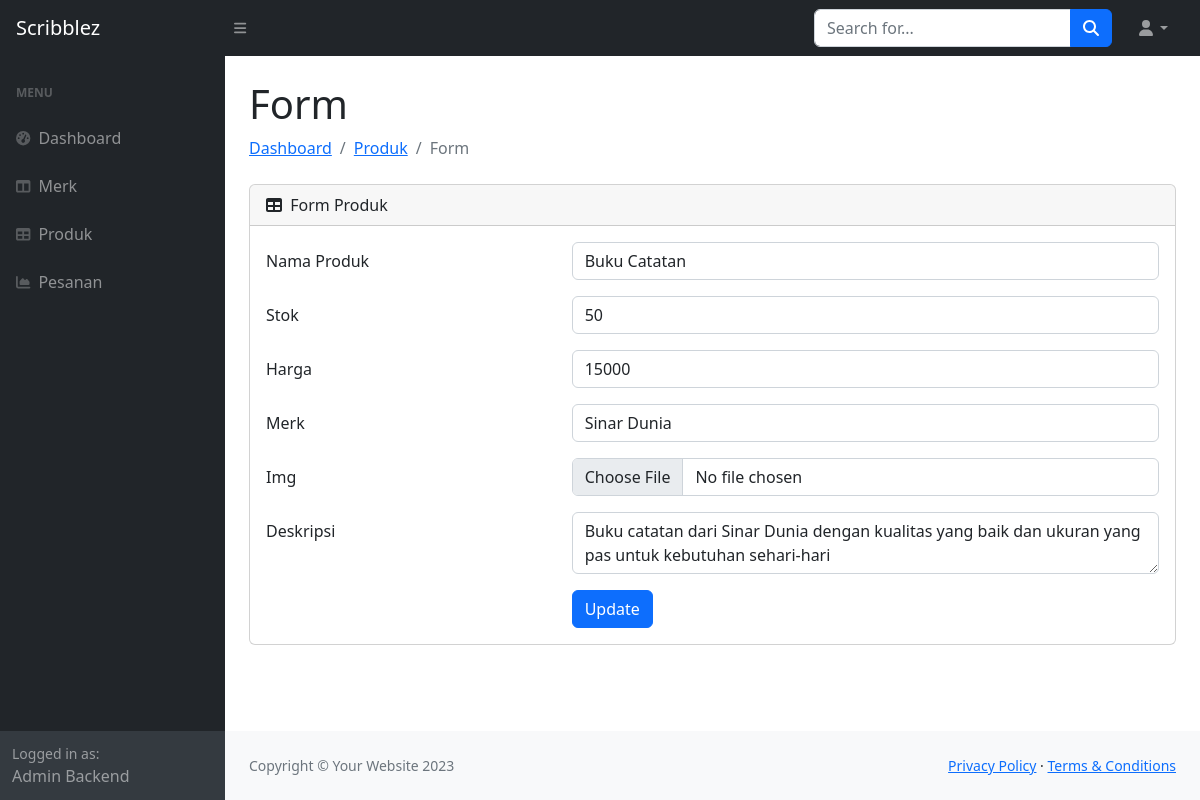
The app's page /backend/form_produk.php?id=1 with its own data.
### tables this page shows
CREATE TABLE `produk` (
  `id` int(11) NOT NULL,
  `nama` varchar(191) NOT NULL,
  `stok` int(11) NOT NULL,
  `harga` int(45) NOT NULL,
  `merk_id` int(45) NOT NULL,
  `deskripsi` text NOT NULL,
  `img` text NOT NULL
);

CREATE TABLE `merk` (
  `id` int(11) NOT NULL,
  `nama_merk` varchar(191) NOT NULL
);

### backend/form_produk.php (the view, shortened to what this page needs)
<?php
include_once('layouts/header.php');
if (!empty($_GET['id'])) {
    $_id = $_GET['id'];
    $sql = "SELECT produk.*, merk.nama_merk FROM produk INNER JOIN merk ON produk.merk_id = merk.id WHERE produk.id=?";
    $st = $dbh->prepare($sql);
    $st->execute([$_id]);
    $row = $st->fetch();
} elseif (isset($_GET['iddel'])) {
    $_id = $_GET['iddel'];
    $sql = "DELETE FROM produk WHERE id=?";
    $st = $dbh->prepare($sql);
    $st->execute([$_id]);
    echo "<script>alert('Data berhasil dihapus');location.href='produk.php';</script>";
} else{
    $_id = "";
}
?>
<main>
    <div class="container-fluid px-4">
        <h1 class="mt-4">Form</h1>
        <ol class="breadcrumb mb-4">
            <li class="breadcrumb-item"><a href="index.php">Dashboard</a></li>
            <li class="breadcrumb-item"><a href="produk.php">Produk</a></li>
            <li class="breadcrumb-item active">Form</li>
        </ol>
        <div class="card mb-4">
            <div class="card-header">
                <i class="fas fa-table me-1"></i>
                Form Produk
            </div>
            <div class="card-body">
                <form method="post" action="proses_produk.php" enctype="multipart/form-data">
                    <div class="form-group row mb-3">
                        <label for="nama" class="col-4 col-form-label">Nama Produk</label>
                        <div class="col-8">
                            <input id="nama" name="nama" type="text" class="form-control" required="required" value="<?php if(isset($_GET['id'])){ echo $row['nama'];} ?>">
                        </div>
                    </div>
                    <div class="form-group row mb-3">
                        <label for="stok" class="col-4 col-form-label">Stok</label>
                        <div class="col-8">
                            <input id="stok" name="stok" type="number" class="form-control" required="required" value="<?php if(isset($_GET['id'])){ echo $row['stok'];} ?>">
                        </div>
                    </div>
                    <div class="form-group row mb-3">
                        <label for="harga" class="col-4 col-form-label">Harga</label>
                        <div class="col-8">
                            <input id="harga" name="harga" type="number" class="form-control" required="required" value="<?php if(isset($_GET['id'])){ echo $row['harga'];} ?>">
                        </div>
                    </div>
                    <div class="form-group row mb-3">
                        <label for="merk_id" class="col-4 col-form-label">Merk</label>
                        <div class="col-8">
                            <select id="merk_id" name="merk_id"  class="form-control" required="required">
                                <?php
                                if (!empty($_GET['id'])) {
                                    echo "<option value='".$row['merk_id']."'>".$row['nama_merk']."</option>";
                                }
                                    ?>
                            </select>
                        </div>
                    </div>
                    <div class="form-group row mb-3">
                        <label for="img" class="col-4 col-form-label">Img</label>
                        <div class="col-8">
                            <input id="img" name="img" type="file" class="form-control" value="">
                        </div>
                    </div>
                    <div class="form-group row mb-3">
                        <label for="deskripsi" class="col-4 col-form-label">Deskripsi</label>
                        <div class="col-8">
                            <textarea id="deskripsi" name="deskripsi" class="form-control" required="required" value="<?php if(isset($_GET['id'])){ echo $row['deskripsi'];} ?>"><?php if(isset($_GET['id'])){ echo $row['deskripsi'];} ?></textarea>
                        </div>
                    </div>
                    <div class="form-group row">
                        <div class="offset-4 col-8">
                            <input name="proses" type="submit" class="btn btn-primary" value="<?php if(isset($_GET['id'])){ echo "Update";}else{echo "Simpan";} ?>">
                        </div>
                    </div>
                </form>
            </div>
        </div>
    </div>
</main>
<?php include_once('layouts/footer.php') ?>

### records on screen
produk: nama "Buku Catatan", stok "50", harga "15000", merk_id "Sinar Dunia", deskripsi "Buku catatan dari Sinar Dunia dengan kualitas yang baik dan ukuran yang pas untuk kebutuhan sehari-hari"
